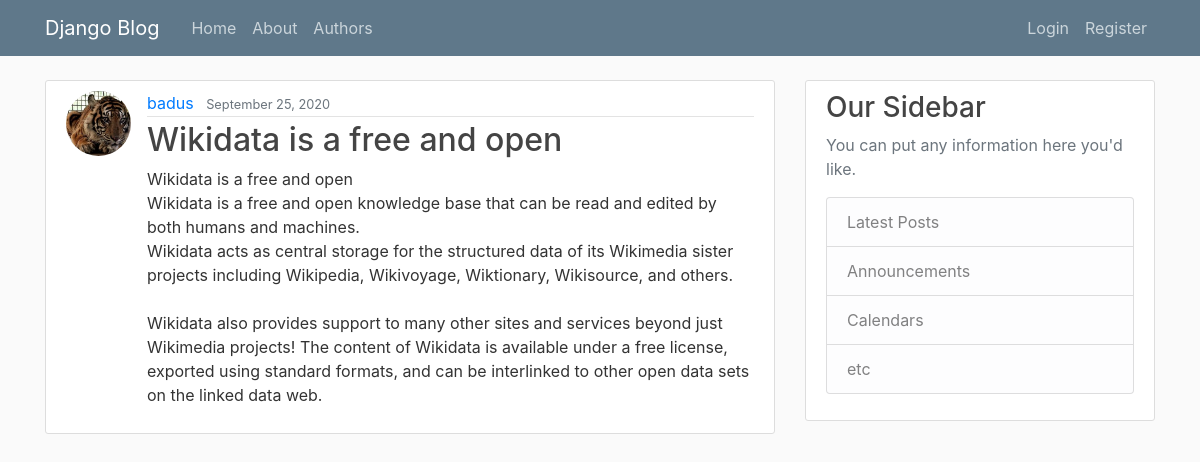
The app's page /post/14/ with its own data.
### blog/models.py (models this page shows, shortened)
class Post(models.Model):
    title = models.CharField(max_length=100)
    content = models.TextField()
    date_posted = models.DateTimeField(default=timezone.now)
    author = models.ForeignKey(User, on_delete=models.CASCADE)

### users/models.py (models this page shows, shortened)
class Profile(models.Model):
    user = models.OneToOneField(User, on_delete=models.CASCADE)
    image = models.ImageField(default='default.jpg', upload_to='profile_pics')

### blog/views.py (the view)
# urls.py: path('post/<int:pk>/', PostDetailView.as_view(), name='post-detail'),
class PostDetailView(DetailView):
    model = Post

### blog/templates/blog/post_detail.html (shortened to what this page needs)
{% extends "blog/base.html" %}
{% block content %}
  <article class="media content-section">
    <img class="rounded-circle article-img" src="{{ object.author.profile.image.url }}">
    <div class="media-body">
      <div class="article-metadata">
        <a class="mr-2" href="{% url 'user-posts' object.author.username %}">{{ object.author }}</a>
        <small class="text-muted">{{ object.date_posted|date:"F d, Y" }}</small>
      </div>
      <h2 class="article-title">{{ object.title }}</h2>
      <p class="article-content">{{ object.content }}</p>
    </div>
  </article>
{% endblock content %}

### blog/static/blog/main.css (style rules this page uses)
body { background: #fafafa; color: #333333; margin-top: 5rem; }
h1, h2, h3, h4, h5, h6 { color: #444444; }
.content-section { background: #ffffff; padding: 10px 20px; border: 1px solid #dddddd; border-radius: 3px; margin-bottom: 20px; }
.article-title { color: #444444; }
.article-content { white-space: pre-line; }
.article-img { height: 65px; width: 65px; margin-right: 16px; }
.article-metadata { padding-bottom: 1px; margin-bottom: 4px; border-bottom: 1px solid #e3e3e3 }

### records on screen
Post: author.profile.image (placeholder picture), author "badus", date_posted "September 25, 2020", title "Wikidata is a free and open", content "Wikidata is a free and open Wikidata is a free and open knowledge base that can be read and edited by both humans and machines. Wikidata acts as central storage for the structured data of its Wikimedia sister projects including Wikipedia, Wikivoyage, Wiktionary, Wikisource, and others. Wikidata also provides support to many other sites and services beyond just Wikimedia projects! The content of Wikidata is available under a free license, exported using standard formats, and can be interlinked to other open data sets on the linked data web."
